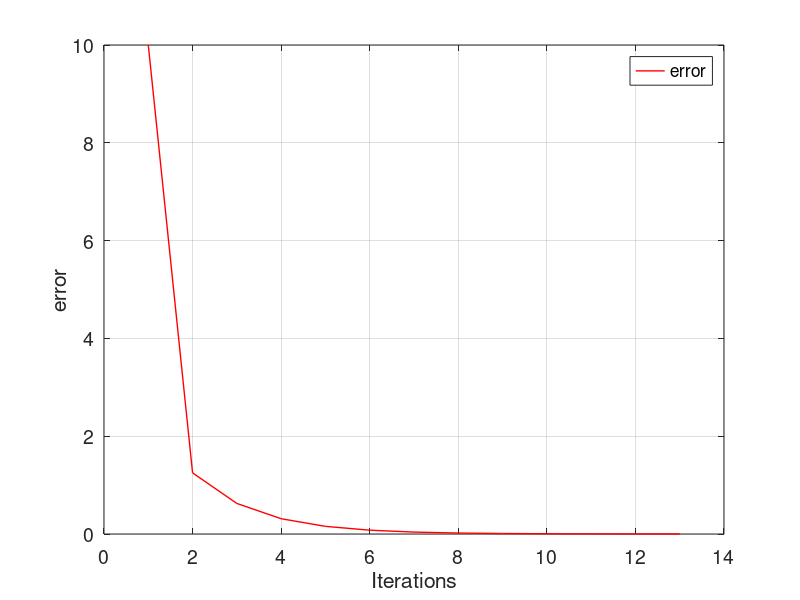

This chart was generated by the following MATLAB code:
i=1
xl=0
xu=2.5
e(i)=10

while (e(i)>0.001)
    
    xr=(xl+xu)/2;
    
    gxl= xl^3+4*(xl^2)-10;
    gxr= xr^3+4*(xr^2)-10;
    gxu= xu^3+4*(xu^2)-10;
    
    if (gxl*gxr < 0)
        xu=xr
        e(i+1)=abs(xr-xl)
    end
    
    if (gxu*gxr < 0)
        xl=xr 
        e(i+1)= abs(xu-xr)
    end
    i=i+1;
    
    if (gxu*gxr==0)
        xr=xr;
    end
    
end
tamanio = size(e);
ite= 1:1:tamanio(2);
figure ('DefaultAxesFontsize', 14)
set (gcf, 'color', 'white');
plot(ite,e,'color',[1 0 0],'LineWidth',1);
grid on
hold on
xlabel('Iterations')
ylabel('error')
legend ('error')
    